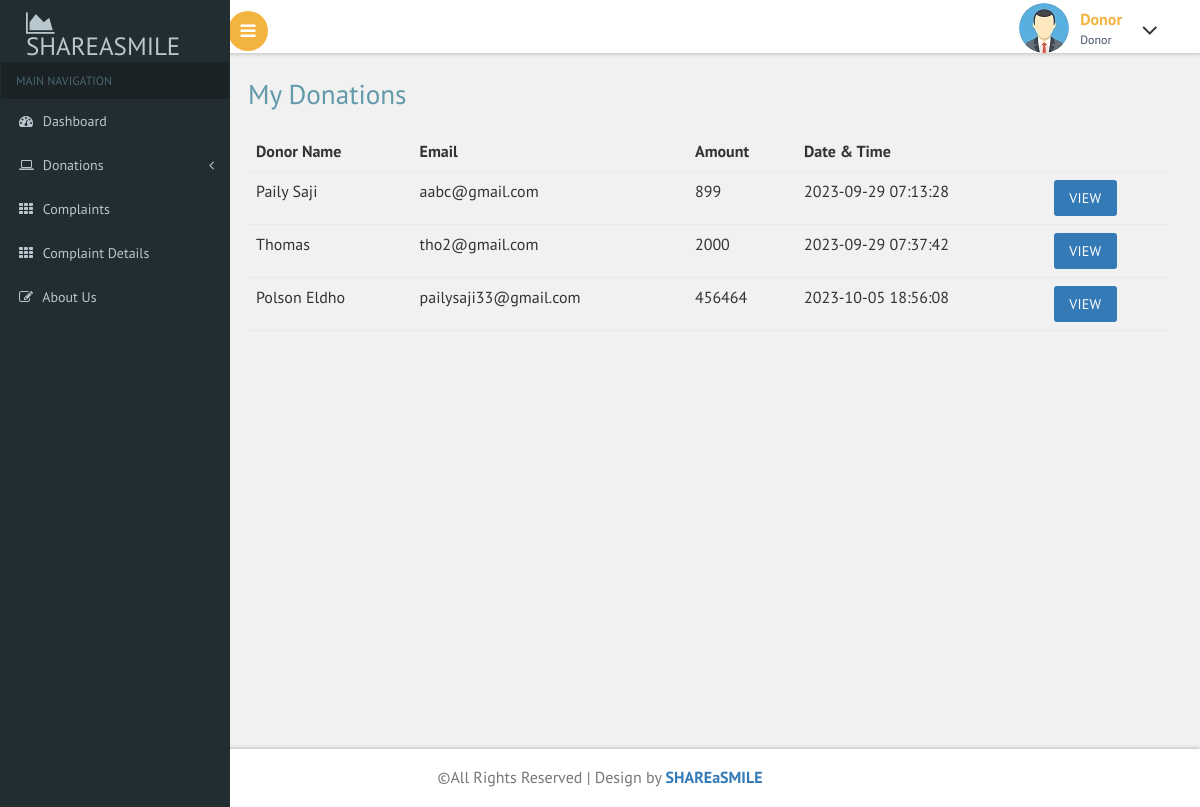
Page /donor/payments.php (signed in) on the earlier database version.
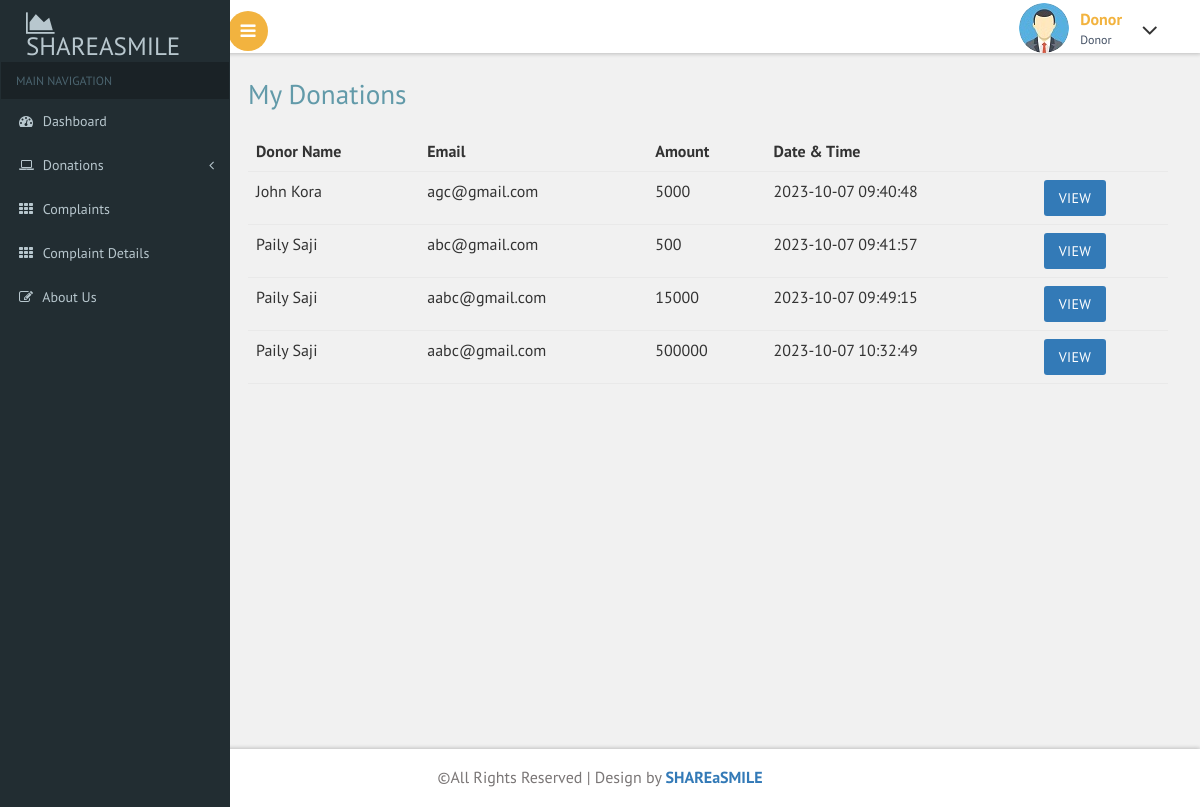
Same page on the later database version.
### tables this page shows
CREATE TABLE `payment` (
  `payment_id` int(11) NOT NULL,
  `full_name` varchar(100) NOT NULL,
  `email` varchar(100) NOT NULL,
  `phone_number` varchar(15) NOT NULL,
  `city` varchar(100) NOT NULL,
  `address` varchar(500) NOT NULL,
  `amount` varchar(20) NOT NULL,
  `payment_status` int(11) NOT NULL,
  `donor_email` varchar(50) NOT NULL,
  `organization_email` varchar(500) NOT NULL,
  `donation_id` int(11) NOT NULL,
  `time_stamp` timestamp NOT NULL DEFAULT current_timestamp()
);

### donor/payments.php (the view, shortened to what this page needs)
<?php
include("header.php");
$email = $_SESSION['email'];
?>
<div id="page-wrapper">
    <div class="main-page">
        <h2 class="title1">My Donations</h2>
        <table class="table table-hover">
            <thead>
                <th>Donor Name</th>
                <th>Email</th>
                <th>Amount</th>
                <th>Date & Time</th>
                <th></th>
            </thead>
            <tbody>
                <?php
                require("connect.php");
                $sql = "SELECT * FROM payment WHERE donor_email='$email'";
                $res = mysqli_query($conn, $sql);
                if (mysqli_num_rows($res) > 0) {
                    while ($row = mysqli_fetch_assoc($res)) {
                ?>
                        <tr>
                            <td><?php echo $row['full_name'] ?></td>
                            <td><?php echo $row['email'] ?></td>
                            <td><?php echo $row['amount'] ?></td>
                            <td><?php echo $row['time_stamp'] ?></td>
                            <td><a class="btn btn-primary" href="showdetails.php?id=<?php echo $row['payment_id'] ?>&donation_id=<?php echo $row['donation_id']; ?>">View</a></td>
                        </tr>
                <?php
                    }
                }
                ?>
            </tbody>
        </table>
    </div>
</div>
<?php
include("footer.php");
?>

Differences in the rows shown:
removed payment: full_name "Paily Saji", email "aabc@gmail.com", amount "899", time_stamp "2023-09-29 07:13:28"
removed payment: full_name "Thomas", email "tho2@gmail.com", amount "2000", time_stamp "2023-09-29 07:37:42"
removed payment: full_name "Polson Eldho", email "pailysaji33@gmail.com", amount "456464", time_stamp "2023-10-05 18:56:08"
added payment: full_name "John Kora", email "agc@gmail.com", amount "5000", time_stamp "2023-10-07 09:40:48"
added payment: full_name "Paily Saji", email "abc@gmail.com", amount "500", time_stamp "2023-10-07 09:41:57"
added payment: full_name "Paily Saji", email "aabc@gmail.com", amount "15000", time_stamp "2023-10-07 09:49:15"
added payment: full_name "Paily Saji", email "aabc@gmail.com", amount "500000", time_stamp "2023-10-07 10:32:49"
